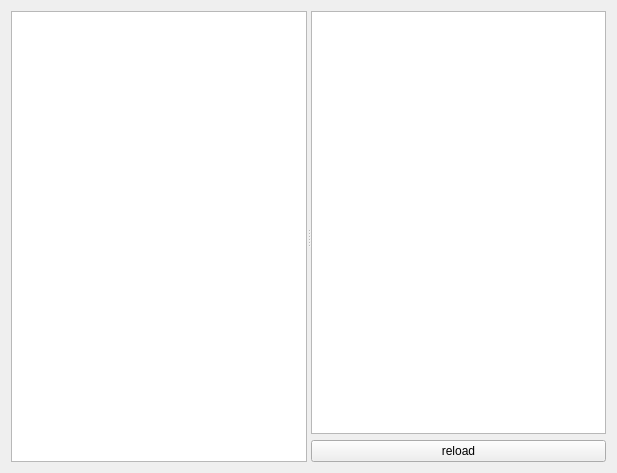
<?xml version="1.0" encoding="UTF-8"?>
<ui version="4.0">
 <class>DebugUI</class>
 <widget class="QWidget" name="DebugUI">
  <property name="geometry">
   <rect>
    <x>0</x>
    <y>0</y>
    <width>617</width>
    <height>473</height>
   </rect>
  </property>
  <property name="windowTitle">
   <string>Form</string>
  </property>
  <layout class="QHBoxLayout" name="horizontalLayout">
   <item>
    <widget class="QSplitter" name="splitter">
     <property name="orientation">
      <enum>Qt::Orientation::Horizontal</enum>
     </property>
     <widget class="MyGraphicsView" name="myGraphicsView"/>
     <widget class="QWidget" name="">
      <layout class="QVBoxLayout" name="verticalLayout">
       <item>
        <widget class="QListView" name="listView"/>
       </item>
       <item>
        <widget class="QPushButton" name="reloadButton">
         <property name="text">
          <string>reload</string>
         </property>
        </widget>
       </item>
      </layout>
     </widget>
    </widget>
   </item>
  </layout>
 </widget>
 <customwidgets>
  <customwidget>
   <class>MyGraphicsView</class>
   <extends>QGraphicsView</extends>
   <header>mygraphicsview.h</header>
  </customwidget>
 </customwidgets>
 <resources/>
 <connections/>
</ui>
